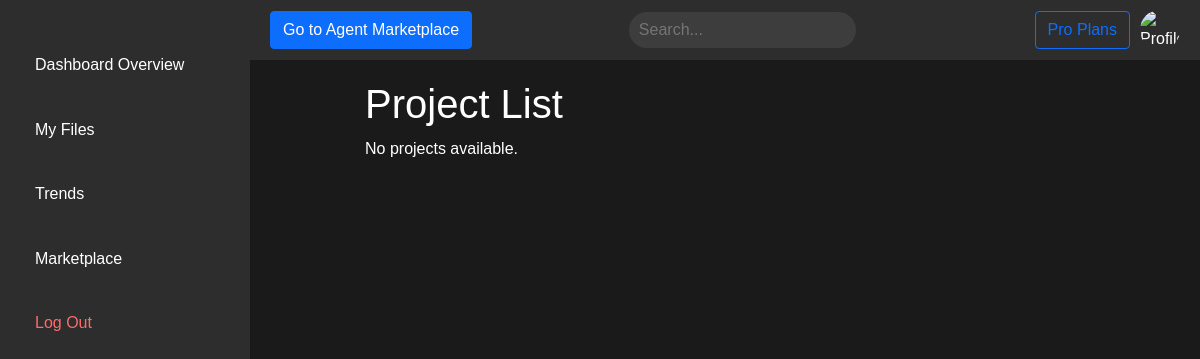
The page /files/projects/ on the database as committed earlier.
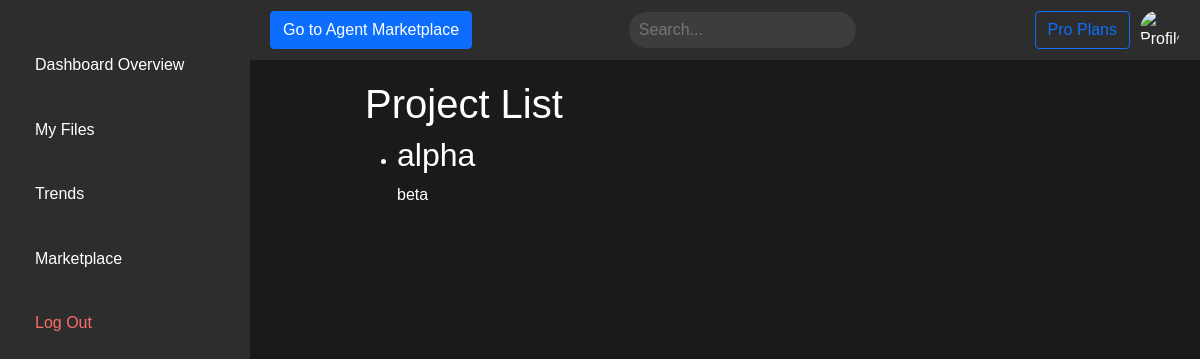
The same page on the database as committed later.
### file_management/models.py (models this page shows, shortened)
class Project(models.Model):
    name = models.CharField(max_length=255)
    description = models.TextField(blank=True)
    owner = models.ForeignKey(User, on_delete=models.CASCADE, related_name='owned_projects')
    collaborators = models.ManyToManyField(User, related_name='collaborated_projects', blank=True)
    created_at = models.DateTimeField(auto_now_add=True)

### file_management/views.py (the view)
# urls.py: path('projects/', ProjectListView.as_view(), name='project_list'),
class ProjectListView(ListView):
    model = Project
    template_name = 'file_management/project_list.html'
    context_object_name = 'projects'

### templates/file_management/project_list.html
{% extends 'base.html' %}
{% block content %}
<div class="container">
    <h1>Project List</h1>
    {% if projects %}
        <ul>
        {% for project in projects %}
            <li>
                <h2>{{ project.name }}</h2>
                <p>{{ project.description }}</p>
            </li>
        {% endfor %}
        </ul>
    {% else %}
        <p>No projects available.</p>
    {% endif %}
</div>
{% endblock %}

### templates/base.html (shortened to what this page needs)
{% load static %}
<!DOCTYPE html>
<html lang="en">
<head>
    <link href="https://cdn.jsdelivr.net/npm/bootstrap@5.1.3/dist/css/bootstrap.min.css" rel="stylesheet">
    <link href="{% static 'css/base.css' %}" rel="stylesheet">
    <link href="{% static 'css/dashboard.css' %}" rel="stylesheet">
</head>
<body class="dark-theme">
    <div class="dashboard-container">
        <nav class="sidebar">
            <ul>
                <li><a href="{% url 'dashboard' %}">Dashboard Overview</a></li>
                <li><a href="{% url 'file_list' %}">My Files</a></li>
                <li><a href="{% url 'trend_analysis_list' %}">Trends</a></li>
                <li><a href="{% url 'service_list' %}">Marketplace</a></li>
                <li><a href="{% url 'logout' %}">Log Out</a></li>
            </ul>
        </nav>
        <main class="main-content">
            <header class="top-bar">
                <button class="btn btn-primary">Go to Agent Marketplace</button>
                <div class="search-container">
                    <input type="text" placeholder="Search..." class="search-bar">
                    <button class="chat-icon" id="chatToggle"></button>
                </div>
                <div class="user-actions">
                    <button class="btn btn-outline-primary">Pro Plans</button>
                    <img src="{% static 'img/profile-placeholder.png' %}" alt="Profile" class="profile-icon">
                </div>
            </header>
            <div class="dashboard-content">
                {% block content %}{% endblock %}
            </div>
        </main>
    </div>
</body>
</html>

### static/css/base.css (style rules this page uses)
* { font-family: Verdana, Geneva, Tahoma, sans-serif; color: #ffffff; }
input { color:#1a1a1a; }
body { font-family: Arial, sans-serif; line-height: 1.6; margin: 0; padding: 0; }
.container { width: 80%; margin: auto; overflow: hidden; padding: 20px; }
:root { --bg-color: #1a1a1a; --text-color: #ffffff; --primary-color: #6200ee; --secondary-color: #03dac6; --accent-color: #bb86fc; }
body.dark-theme { background-color: var(--bg-color); color: var(--text-color); font-family: 'Arial', sans-serif; }
.dashboard-container { display: grid; grid-template-columns: 250px 1fr; grid-template-rows: auto 1fr; height: 100vh; }
.sidebar { background-color: #2d2d2d; padding: 20px; grid-row: 1 / -1; min-height: 100vh; }
.sidebar ul { list-style-type: none; padding: 0; margin-top: 20px; }
.sidebar li { margin-bottom: 15px; }
.sidebar ul li a { display: block; padding: 12px 15px; color: var(--text-color); text-decoration: none; transition: background-color 0.3s ease, color 0.3s ease; border-radius: 5px; }
.sidebar ul li:last-child { margin-top: auto; }
.sidebar ul li:last-child a { color: #ff6b6b; }
.main-content { grid-column: 2; grid-row: 1 / -1; overflow-y: auto; }
.top-bar { display: flex; justify-content: space-between; align-items: center; padding: 10px 20px; background-color: #2d2d2d; }
.search-container { display: flex; align-items: center; }
.search-bar { padding: 5px 10px; border-radius: 20px; border: none; background-color: #3d3d3d; color: var(--text-color); }
.chat-icon { margin-left: 10px; background: none; border: none; color: var(--text-color); font-size: 1.2em; }
.user-actions { display: flex; align-items: center; }
.profile-icon { width: 40px; height: 40px; border-radius: 50%; margin-left: 10px; }

### static/css/dashboard.css (style rules this page uses)
.search-bar, .chat-icon, .btn { transition: box-shadow 0.3s ease-in-out; }

Rows that differ between the two databases and show on the page:
added Project: name "alpha", description "beta"
Other text that changed with them:
text no longer shown: "No projects available."
